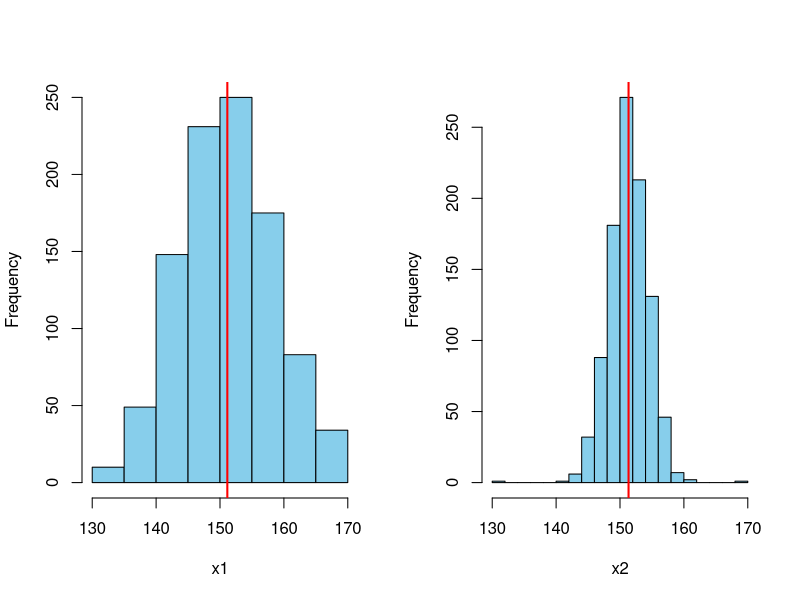
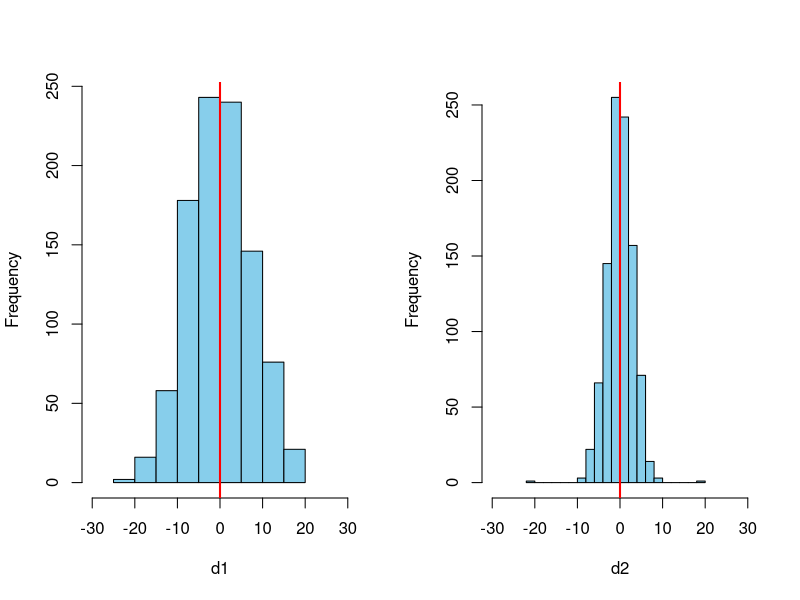
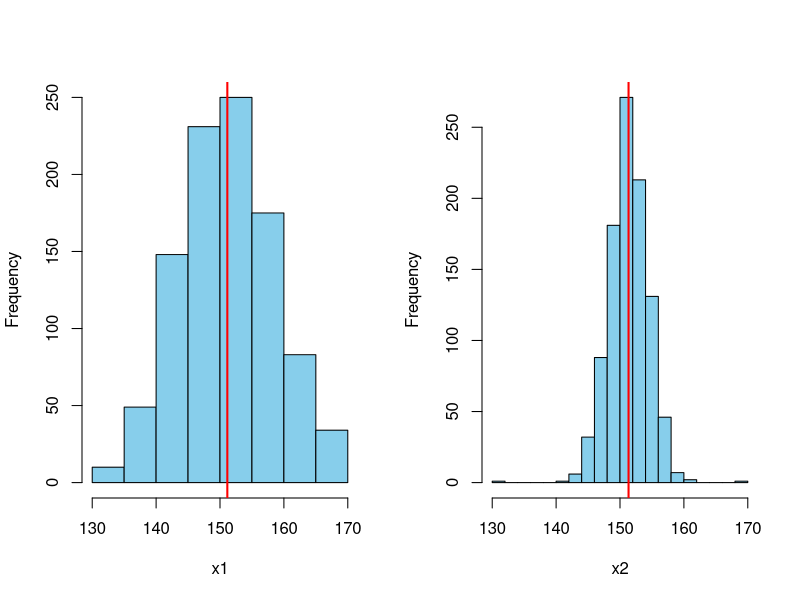
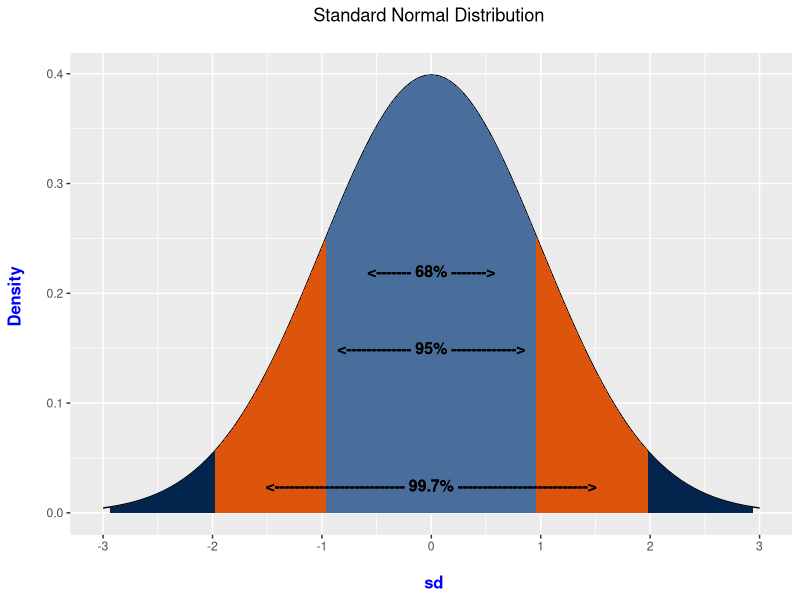

Write the R code that produced these figures, in order.
## ---- chunk 1
knitr::opts_chunk$set(echo = TRUE)
## ---- chunk 2
library(psych)
library(ggplot2)
## ---- chunk 3
set.seed(1234)
x1 <- rnorm(1000, 151.3, 8)
x1 <- x1[x1 > 130 & x1 < 170]
x2 <- c(rnorm(length(x1)-2, 151.3, 3), 130, 170)
par(mfrow = c(1,2))
hist(x1, col = "skyblue", xlim = c(130, 170), main = NULL)
abline(v = mean(x1), col = "red", lwd = 2)
hist(x2, col = "skyblue", xlim = c(130, 170), main = NULL, breaks = 15)
abline(v = mean(x2), col = "red", lwd = 2)
par(mfrow = c(1, 1))
## ---- chunk 4
par(mfrow = c(1,2))
d1 <- x1 - mean(x1)
d2 <- x2 - mean(x2)
hist(d1, col = "skyblue", xlim = c(-30, 30), main = NULL)
abline(v = mean(d1), col = "red", lwd = 2)
hist(d2, col = "skyblue", xlim = c(-30, 30), main = NULL, breaks = 15)
abline(v = mean(d2), col = "red", lwd = 2)
par(mfrow = c(1, 1))

## ---- chunk 5
par(mfrow = c(1,2))
hist(x1, col = "skyblue", xlim = c(130, 170), main = NULL)
abline(v = mean(x1), col = "red", lwd = 2)
hist(x2, col = "skyblue", xlim = c(130, 170), main = NULL, breaks = 15)
abline(v = mean(x2), col = "red", lwd = 2)
par(mfrow = c(1, 1))
## ---- chunk 6
d <- data.frame(x1, x2)
describe(d, fast = TRUE)
## ---- chunk 7

## Standard Normal Distribution Labelled.

xvalues <- data.frame(x = c(-3, 3))
plot <- ggplot(xvalues, aes(x))


area_one_sd <- round(pnorm(1) - pnorm(-1), 4)
area_two_sd <- round(pnorm(2) - pnorm(-2), 4)
area_three_sd <- round(pnorm(3) - pnorm(-3), 4)
# Shading from x = -1 to x = 1 (within one std deviation):

dnorm_one_sd <- function(x){
  norm_one_sd <- dnorm(x)
  # Have NA values outside interval x in [-1, 1]:
  norm_one_sd[x <= -1 | x >= 1] <- NA
  return(norm_one_sd)
}

# Shading from x = -2 to x = 2 (within two std deviations):

dnorm_two_sd <- function(x){
  norm_two_sd <- dnorm(x)
  # Have NA values outside interval x in [-2, 2]:
  norm_two_sd[x <= -2 | x >= 2] <- NA
  return(norm_two_sd)
}

# Shading from x = -3 to x = 3 (within three std deviations):
 
dnorm_three_sd <- function(x){
  norm_three_sd <- dnorm(x)
  # Have NA values outside interval x in [-3, 3]:
  norm_three_sd[x <= -3 | x >= 3] <- NA
  return(norm_three_sd)
}


# Summary plot for normal distribution (Version Two)

plot + stat_function(fun = dnorm) + 
 stat_function(fun = dnorm_three_sd, geom = "area", fill = "#03244d", alpha = 1) +
 stat_function(fun = dnorm_two_sd, geom = "area", fill = "#dd550c", alpha = 1) +
 stat_function(fun = dnorm_one_sd, geom = "area", fill = "#496e9c", alpha = 1) +
 geom_text(x = 0, y = 0.22, size = 4, fontface = "bold",
 label = paste0("<------- ", round(area_one_sd * 100, 0), "%", " ------->")) +
 geom_text(x = 0, y = 0.15, size = 4, fontface = "bold",
 label = paste0("<------------- ", round(area_two_sd * 100, 0), "%", 
 " ------------->")) +
 geom_text(x = 0, y = 0.025, size = 4, fontface = "bold",
 label = paste0("<-------------------------- ", round(area_three_sd * 100, 1), 
 "%", " -------------------------->")) +
 scale_x_continuous(breaks = c(-3:3)) + 
 labs(x = "\n sd", y = "Density \n", title = "Standard Normal Distribution \n") +
 theme(plot.title = element_text(hjust = 0.5), 
 axis.title.x = element_text(face="bold", colour="blue", size = 12),
 axis.title.y = element_text(face="bold", colour="blue", size = 12)) 
